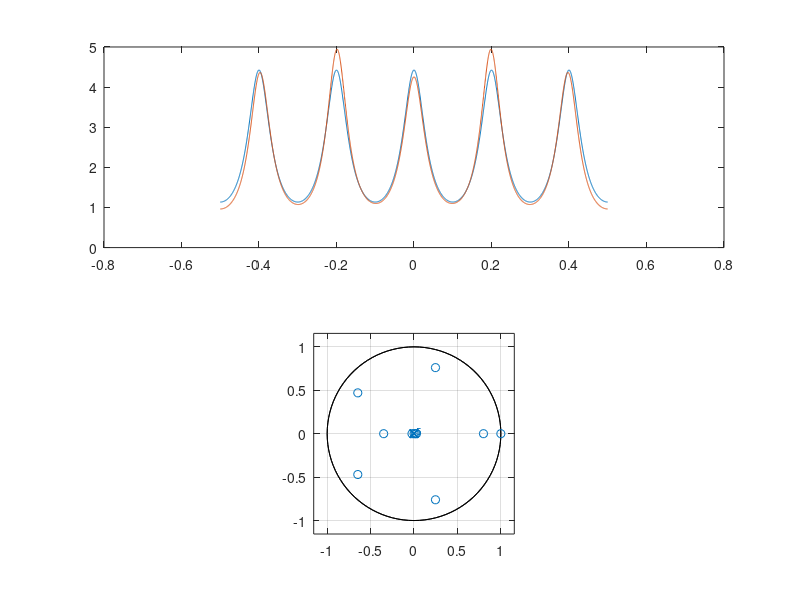

Source code (MATLAB): (Note: this script raises an error after producing the figure.)
%% BBG
var = 2;
mu = 0;
N = 3000;
bbg = randn(1,N)*sqrt(var)+mu;
%We first study a gaussian white noise before applying our programm to 
%actual signals.

%% Comparaison DSP via FFT
TF_F = fft(bbg);
T = length(TF_F);
f=-1/2:1/T:1/2-1/T;
%sp = abs(fftshift(TF_F)).*abs(fftshift(TF_F))/T; %theoretical DSP


%% Filtre
poles = 0.8*exp(1i*2*pi*[-2/5 -1/5 0 1/5 2/5]); %cubic roots of the unity as poles
ai_true=poly(poles);

x = filter(1,ai_true,bbg); %filtering the white noise to obtain our signal

%h = filtrage(ai_true,f,bbg);
h = freqz(1,ai_true,2*pi*f); %obtaning the filter function and plotting the fft 
%to make sure the poles are at the right place

figure(1)
subplot(2,1,1)
plot(f,abs(h).^2*var); %plotting the synthetic filter's spectrum
hold on;

%% Estimation autocorrelation

p = length(poles);

[Rxx_est,t] = xcorr(x,'biased'); %we take the biased autocorrelation estimator
% of the signal created previously (filtered white noise)


R = toeplitz(Rxx_est(N:N+p-1)); %we create a Toeplitz matrix containing the various
%values of the autocorrelation.

A = -inv(R)*Rxx_est(N+1:N+p).'; %A contains the values of the ai corresponding to the
%estimated filter function

A =[1 A.'];

h2 = freqz(1,A,2*pi*f);

ai_est = A.';


var_est = A*Rxx_est(N:N+p).';

figure(1)
subplot(2,1,1)
plot(f,abs(h2).^2*var_est);
hold on;


% IMPORTANCE DE 0.99
% INFLUENCE VARIANCE SUR LE DECALAGE ?

figure(1)
subplot(2,1,2)
zplane(ai_true)
hold on
zplane(ai_est)
hold off


periodo = periodogramme(fftshift(abs(fft(x)).^2)/N,10);

figure(3)
plot(f,fftshift(abs(fft(x)).^2)/N)
hold on;
plot(f,periodo,'red')
hold off;




methode_rectangle(fft(bbg),50,34.6,486.27)
methode_trapeze(fft(bbg),50,34.6,486.27)